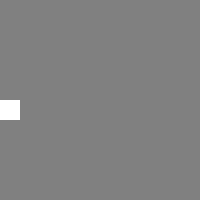
Frame 1 (no input)
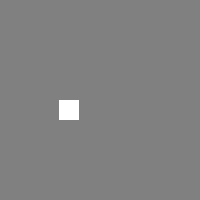
Frame 60 (the mouse pressed at the canvas centre just before this capture)
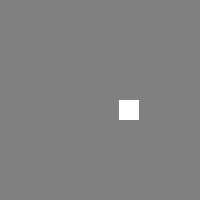
Frame 120 (the mouse held since frame 60 and released just before this capture)

The Processing sketch that drew these frames (run headless with seeded random() and noise(); from frame 60 on, the mouse is pressed at the canvas centre):

// Processing sketch: processing_37495
// ── processing_37495.pde

int x=0;
int a=1;

void setup()
{
  size(200,200);
}

void draw()
{
  background(128);
  noStroke();
  rect(x,100,20,20);
  x=x+1*a;
  
  if((x<=0) || (x+20>=200))
    {
    a=a*-1;
    }
}
